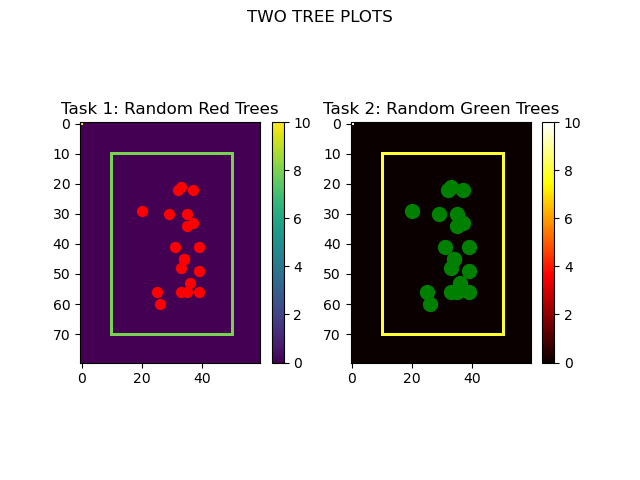

Source code (Python):
'''
task2.py - two tree plot

Student Name: Abdur Rahman Kazi
Student ID  : 22402293

Version History:
 - 9/9/24 - original version
 - 11/9/24 - updated as follows: (use ":set number" to show line numbers) 
       line 30 - sets a value in the grid to 10 - stretching the colours
       line 31 - "b" for colour in Tree creation (not numeric on scatter)
       line 33 - swapped xlim/ylim
       line 37 - moved plt.colorbar() to immediately after plt.imshow()
'''
import random
import numpy as np
import matplotlib.pyplot as plt
from canopy import *

def overlay(g, item):
    coords = item.get_topleft()
    size = item.get_size()
    print(coords, size)
    print(f"g[{coords[0]}:{coords[0]}+{size},{coords[1]}:{coords[1]}+{size}] = ({size},{size})")
    g[coords[0]:coords[0]+size,coords[1]:coords[1]+size] = item.get_image()[:,:]


def main():
    xlim = 60
    ylim = 80
    grid = np.zeros((ylim,xlim))
    
    # to draw the border - Vertical
    grid[0,0] = 10                # updated 30/9
    for i in range(10,ylim-9):
        grid[i,10] = 8
        tmp = xlim-10
        grid[i,tmp] = 8

    # to draw the border - Horizontal
    for i in range(10,xlim-9):
        grid[10,i] = 8
        tmp = ylim-10
        grid[tmp,i] = 8

    #t = Tree((20, 30), "r", 100)  # updated 11/9
    treeplot1 = []
    treeplot2 = []

    for i in range(20):
        xval = random.randint(20,xlim-20)
        yval = random.randint(20,ylim-20)
        t = Tree((xval,yval), "r", 50)
        treeplot1.append(t)  
        t = Tree((xval,yval), "g", 100)
        treeplot2.append(t)  
        print(t)
    
    plt.figure(1)
    plt.subplot(121)
    plt.imshow(grid)
    # To adjust colorbar height
    plt.colorbar(shrink=0.65)                # updated 11/9

    for t in treeplot1:
        plt.scatter(t.get_coord()[0], t.get_coord()[1], c=t.get_colour(), s=t.get_size())
    plt.title("Task 1: Random Red Trees")
    plt.subplot(122)
    plt.imshow(grid,cmap="hot")
    plt.colorbar(shrink=0.65)                # updated 11/9
    
    for t in treeplot2:
        plt.scatter(t.get_coord()[0], t.get_coord()[1], c=t.get_colour(), s=t.get_size())
    plt.title("Task 2: Random Green Trees")
    plt.suptitle("TWO TREE PLOTS")
    
    # save the plot as an image
    plt.savefig("task2.png")

    plt.show()

if __name__ == "__main__":
    main()
